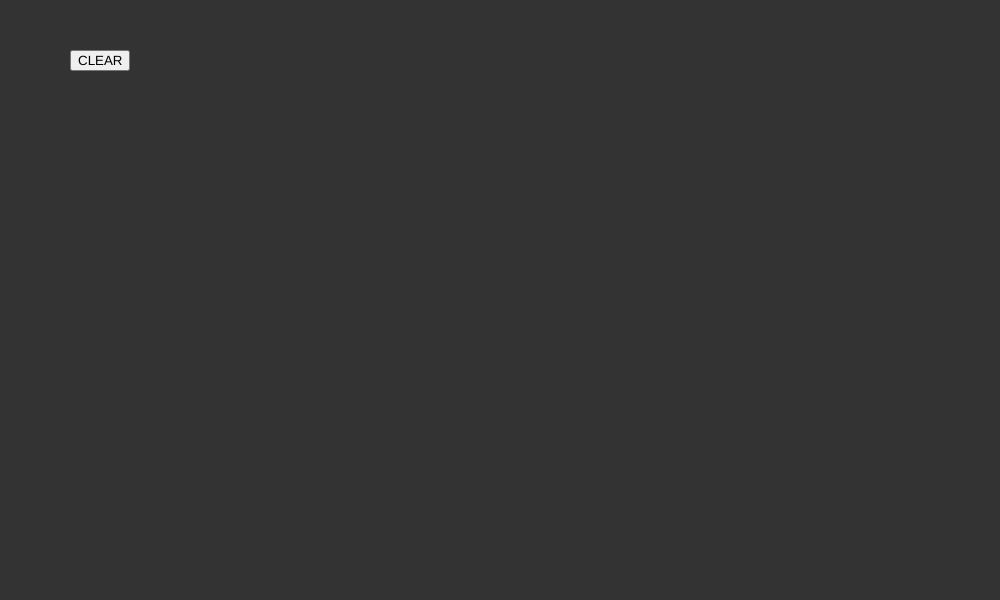
Frame 1 (no input)
Frame 60 (no input): identical to frame 1, image omitted
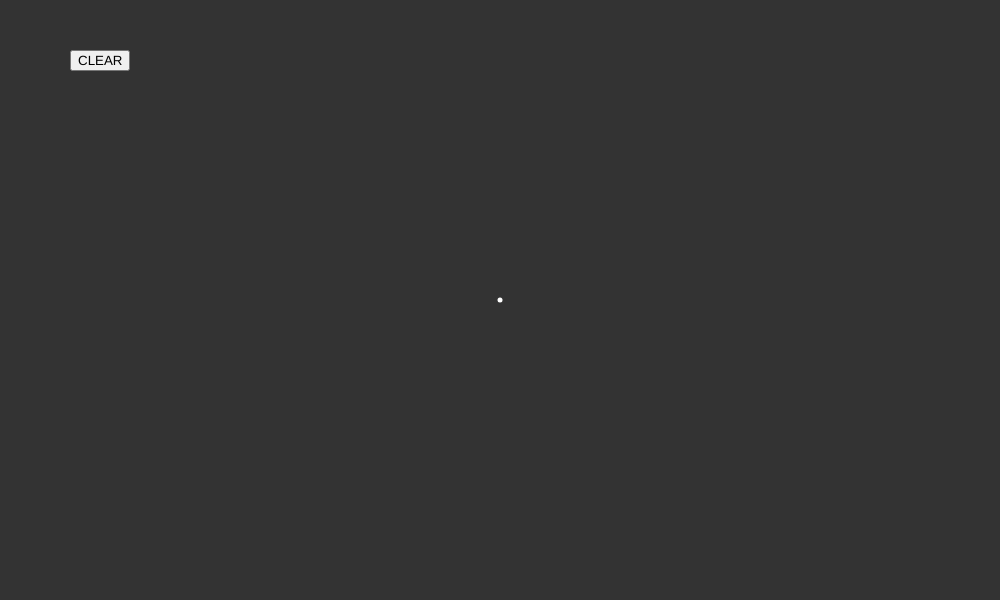
Frame 120 (the mouse pressed at the canvas centre since frame 60)

The p5.js sketch that drew these frames (run headless with seeded random() and noise() and a simulated clock; from frame 60 on, the mouse is pressed at the canvas centre):

// p5.js sketch
// ── sketch.js
var currentPath = [];
var drawing = [];

function setup(){
    canvas = createCanvas(1000,600);
    canvas.mousePressed(start);
    button = createButton('CLEAR');
    button.position(70,50);


}

function draw(){
   background(51);
   button.mousePressed(()=>{
      clearDrawing();
   });
    if(mouseIsPressed){
       var point = {
          x:mouseX,
          y:mouseY
       }
      currentPath.push(point);
    }

    stroke(255);
    strokeWeight(5);
    noFill();
    for(var i=0; i<drawing.length; i++){
      var path = drawing[i];
      beginShape();
      for(var j =0; j<path.length; j++){
         vertex(path[j].x,path[j].y);
      }
      endShape();
    }
}
function start(){
   currentPath = [];
   drawing.push(currentPath);
}
function clearDrawing(){
   drawing = [];
}
